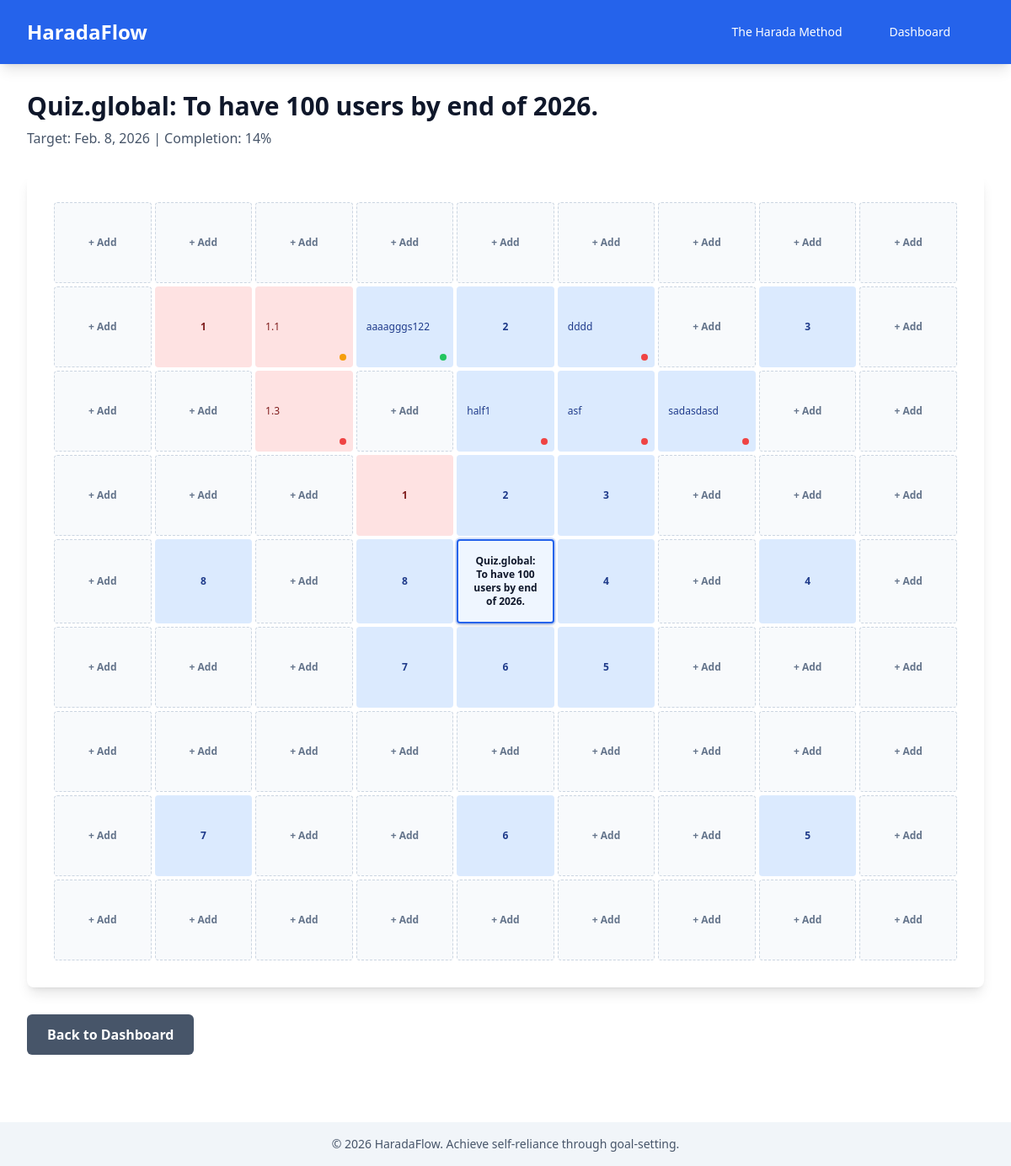
Screenshot of /matrix/12/ (signed in) with the database file from the repository.
### charts/models.py (models this page shows, shortened)
class HaradaChart(models.Model):
    user = models.ForeignKey(
        User, on_delete=models.CASCADE, related_name="harada_charts"
    )
    title = models.CharField(max_length=255)
    core_goal = models.TextField(help_text="The long-term goal")
    target_date = models.DateField()
    is_draft = models.BooleanField(
        default=True, help_text="True while completing wizard steps"
    )
    perspectives = models.JSONField(
        default=dict,
        help_text="Four perspectives: self_tangible, self_intangible, others_tangible, others_intangible",
    )
    created_at = models.DateTimeField(auto_now_add=True)
    updated_at = models.DateTimeField(auto_now=True)
    class Meta:
        ordering = ["-created_at"]
    @property
    def completion_percentage(self):
        tasks = self.task_set.all()
        if tasks.count() == 0:
            return 0
        done_count = tasks.filter(status="done").count()
        return round((done_count / tasks.count()) * 100)

class Task(models.Model):
    STATUS_CHOICES = [
        ("todo", "To Do"),
        ("in_progress", "In Progress"),
        ("done", "Done"),
    ]
    FREQUENCY_CHOICES = [
        ("one_time", "One-time"),
        ("routine", "Routine"),
    ]
    chart = models.ForeignKey(HaradaChart, on_delete=models.CASCADE)
    pillar = models.ForeignKey(Pillar, on_delete=models.CASCADE)
    title = models.CharField(max_length=255)
    description = models.TextField(blank=True)
    frequency = models.CharField(
        max_length=20, choices=FREQUENCY_CHOICES, default="one_time"
    )
    status = models.CharField(max_length=20, choices=STATUS_CHOICES, default="todo")
    position = models.IntegerField(
        validators=[MinValueValidator(1), MaxValueValidator(8)],
        help_text="Position 1-8 within the pillar's 3x3 grid",
    )
    created_at = models.DateTimeField(auto_now_add=True)
    updated_at = models.DateTimeField(auto_now=True)
    class Meta:
        unique_together = ("pillar", "position")
        ordering = ["pillar", "position"]

### matrix/views.py (the view)
# urls.py: path("<int:chart_id>/", views.matrix_view, name="matrix_view"),
@login_required
def matrix_view(request, chart_id):
    chart = get_object_or_404(HaradaChart, id=chart_id, user=request.user)
    pillars = list(chart.pillar_set.all().prefetch_related(
        Prefetch('task_set', queryset=Task.objects.all().order_by('position'))
    ).order_by('position'))
    for pillar in pillars:
        tasks = list(pillar.task_set.all())
        pillar.tasks_by_pos = {t.position: t for t in tasks}
    grid = build_matrix_grid(chart)
    return render(request, "matrix/view.html", {
        "chart": chart,
        "grid": grid,
        "pillars": pillars,
        "color_classes": COLOR_CLASSES,
        "position_range": range(1, 9)
    })

### config/context_processors.py (called while the page is built)
def clerk_context(request):
    return {
        'clerk_publishable_key': settings.CLERK_PUBLISHABLE_KEY,
    }

### matrix/templatetags/matrix_extras.py (called while the page is built)
@register.filter
def get_item(dictionary, key):
    return dictionary.get(key)

### templates/matrix/view.html (shortened to what this page needs)
{% extends 'base.html' %}
{% load matrix_extras %}
{% block content %}
<div class="mb-8">
    <h2 class="text-3xl font-bold mb-2">{{ chart.title }}</h2>
    <p class="text-slate-600 dark:text-slate-400">Target: {{ chart.target_date }} | Completion: {{ chart.completion_percentage }}%</p>
</div>
<div class="hidden md:block bg-white dark:bg-slate-800 rounded-lg shadow-lg p-8">
    <div style="display: grid; grid-template-columns: repeat(9, minmax(0, 1fr)); gap: 4px;">
        {% for row in grid %}
        {% for cell in row %}
        {% if cell %}
        {% if cell.type == 'core_goal' %}
        <div class="bg-blue-50 dark:bg-blue-950/40 border-2 border-blue-600 dark:border-blue-500 text-slate-900 dark:text-slate-100 rounded p-4 text-center font-bold flex items-center justify-center min-h-24 text-xs overflow-hidden shadow-md ring-2 ring-blue-600/20"
            title="{{ cell.content }}">
            <div class="line-clamp-4 text-center font-bold">{{ cell.content }}</div>
        </div>
        {% elif cell.type == 'pillar' %}
        <button hx-get="{% url 'pillar_modal' chart.id cell.id %}" hx-target="#modal-container" hx-swap="innerHTML"
            class="{{ color_classes|get_item:cell.color }} rounded p-3 text-center font-bold flex items-center justify-center min-h-24 text-xs hover:shadow-md transition cursor-pointer"
            title="{{ cell.content }}">
            <span class="line-clamp-2">{{ cell.content }}</span>
        </button>
        {% elif cell.type == 'task' %}
        <div id="task-cell-{{ cell.id }}">
            {% include 'matrix/task_cell.html' with task=cell.task_obj chart=chart %}
        </div>
        {% elif cell.type == 'task_empty' %}
        <button hx-get="{% url 'task_create_modal' chart.id cell.pillar_id cell.position %}"
            hx-target="#modal-container" hx-swap="innerHTML"
            class="bg-slate-50 dark:bg-slate-900 border border-dashed border-slate-300 dark:border-slate-600 text-slate-500 dark:text-slate-400 rounded p-3 text-center font-semibold flex items-center justify-center min-h-24 text-xs hover:bg-slate-100 dark:hover:bg-slate-800 hover:shadow-md transition cursor-pointer"
            title="Add task">
            <span>{{ cell.content }}</span>
        </button>
        {% else %}
        <div class="bg-slate-100 dark:bg-slate-700 rounded p-4 min-h-24"></div>
        {% endif %}
        {% else %}
        <div class="bg-slate-50 dark:bg-slate-900 rounded p-4 min-h-24"></div>
        {% endif %}
        {% endfor %}
        {% endfor %}
    </div>
</div>
<div class="mt-8 flex gap-4">
    <a href="{% url 'dashboard' %}" class="bg-slate-600 hover:bg-slate-700 text-white font-bold py-3 px-6 rounded-md">
        Back to Dashboard
    </a>
</div>
{% endblock %}

### templates/matrix/task_cell.html
{% load matrix_extras %}
<button hx-get="{% url 'task_modal' chart.id task.id %}" hx-target="#modal-container" hx-swap="innerHTML" class="w-full {{ color_classes|get_item:task.pillar.color }} rounded p-3 text-left min-h-24 text-xs hover:shadow-md transition cursor-pointer relative" title="{{ task.title }}">
    <span class="line-clamp-2 pr-4">{{ task.title }}</span>
    <span class="absolute bottom-2 right-2 w-2 h-2 rounded-full {% if task.status == 'todo' %}bg-red-500{% elif task.status == 'in_progress' %}bg-amber-500{% elif task.status == 'done' %}bg-green-500{% endif %}" title="{% if task.status == 'todo' %}To Do{% elif task.status == 'in_progress' %}In Progress{% elif task.status == 'done' %}Done{% endif %}"></span>
</button>

### templates/base.html (style rules this page uses)
:root { --safe-top: env(safe-area-inset-top); --safe-bottom: env(safe-area-inset-bottom); --safe-left: env(safe-area-inset-left); --safe-right: env(safe-area-inset-right); }

### rows the page displays
HaradaChart: title "Quiz.global: To have 100 users by end of 2026.", target_date "Feb. 8, 2026", completion_percentage "14", content "Quiz.global: To have 100 users by end of 2026."
Task: title "1.1"
Task: title "aaaagggs122"
Task: title "dddd"
Task: title "1.3"
Task: title "half1"
Task: title "asf"
Task: title "sadasdasd"

### other values shown
{{ cell.content }} "+ Add" "+ Add" "+ Add" "+ Add" "+ Add" "+ Add" "+ Add" "+ Add" "+ Add" "+ Add" "+ Add" "+ Add" "+ Add" "+ Add" "+ Add" "+ Add" "+ Add" "+ Add" "+ Add" "+ Add" "+ Add" "+ Add" "+ Add" "+ Add" "+ Add" "+ Add" "+ Add" "+ Add" "+ Add" "+ Add" "+ Add" "+ Add" "+ Add" "+ Add" "+ Add" "+ Add" "+ Add" "+ Add" "+ Add" "+ Add" "+ Add" "+ Add" "+ Add" "+ Add" "+ Add" "+ Add" "+ Add" "+ Add" "+ Add" "+ Add" "+ Add" "+ Add" "+ Add" "+ Add" "+ Add" "+ Add" "+ Add"
{{ cell.content }} "1" "2" "3" "1" "2" "3" "8" "8" "4" "4" "7" "6" "5" "7" "6" "5"
